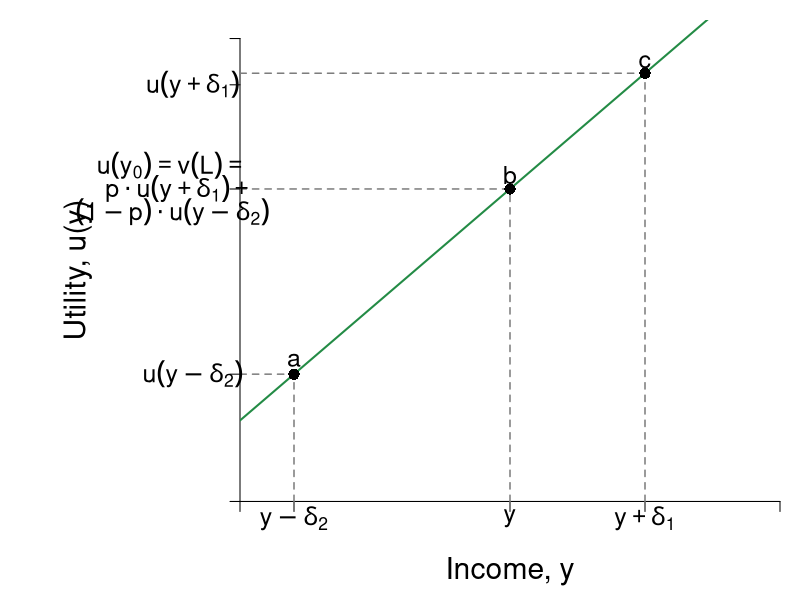

Write the R code that produced this figure.
#Graph Designer(s): Simon Halliday & Riley Boeth '17 & Scott Cohn
#Authors: Bowles, Foley and Halliday
#Title: Coordination, Conflict and Competition: A Text in Microeconomics

library(shape)
pdf(file = "risk/risk_neutral_u_positive.pdf", width = 10, height = 8)

# Set parameters for graphics
axislabelsize <- 1.8
labelsize <- 1.5
namesize <- 1.8
annotatesize <- 1.5
graphlinewidth <- 2
segmentlinewidth <- 1.5

COL <- c("#7fc97f", "#beaed4", "#fdc086", "#ffff99", "#386cb0", "#f0027f", "#bf5b17", "#666666")
COLA <- c("#e0f3db", "#99d8c9","#66c2a4","#41ae76", "#238b45", "#005824")
COLB <- c("#c6dbef", "#4eb3d3", "#2b8cbe", "#0868ac","#084081")
COLC <- c("#fcfbfd", "#efedf5", "#dadaeb", "#bcbddc", "#9e9ac8", "#807dba", "#6a51a3", "#54278f", "#3f007d")
grays <- gray.colors(25, start = 1, end = 0)

#Edited the margins to cater for the larger LHS labels
par(mar =  c(4, 12, 1, 1))

#Linear utility of wealth equation

LinearU <- function(x,y) {
  x + 7
}


#Add limits on axes and levels of utility for each indifference curve
ylims <- c(0, 40)
xlims <- c(0, 40)

npts <- 501 
x <- seq(xlims[1], xlims[2], length.out = npts)
y <- seq(ylims[1], ylims[2], length.out = npts) 

plot(0, 0, xlim = xlims, ylim = ylims, type = "n",
     xlab = expression(paste("")),
     ylab = expression(paste("")), 
     xaxt = "n", 
     yaxt = "n", 
     cex.lab = axislabelsize, 
     bty = "n", 
     xaxs="i"#, 
     #yaxs="i"
)

#x and y limits with plain axes without ticks/numbers to match previous graph

ticksx <- c(0, 4, 20, 30, xlims[2])
xlabels <- c(NA, NA, NA, NA, NA)
ticksy <- c(0, 11, 27, 36, xlims[2])
ylabels <- c(NA, NA, NA, NA, NA)

axis(1,at = ticksx,  pos = 0, labels = FALSE)
axis(2,at = ticksy,  pos = 0, labels = FALSE, las = 1)

npts <- 500 
xx1 <- seq(xlims[1], xlims[2], length.out = npts)
xx2 <- seq(0, xlims[2], length.out = npts)
xx3 <- seq(xlims[1], 0, length.out = npts)
xx4 <- seq(-11, 0, length.out = npts)

#Axis labels and draw linear utility function
mtext(expression(paste("Income, y")), side = 1, line = 2.5, cex = axislabelsize)
text(-12, 0.5*ylims[2], expression(paste("Utility, u(y)")), xpd = TRUE, cex = axislabelsize, srt = 90) 

lines(xx1, LinearU(xx1, y), col = COLA[5], lwd = graphlinewidth)

#Label 3 points on line

text(4, 12.2, expression(paste("a")), cex = labelsize)
segments(4, 0, 4, 11, lty = 2, col = grays[20], lwd = segmentlinewidth)
segments(0, 11, 4, 11, lty = 2, col = grays[20], lwd = segmentlinewidth)
points(4, 11, pch = 16, col = "black", cex = 1.5)

text(20, 28.2, expression(paste("b")), cex = labelsize)
segments(20, 0, 20, 27, lty = 2, col = grays[20], lwd = segmentlinewidth)
segments(0, 27, 20, 27, lty = 2, col = grays[20], lwd = segmentlinewidth)
points(20, 27, pch = 16, col = "black", cex = 1.5)

text(30, 38, expression(paste("c")), cex = labelsize)
segments(30, 0, 30, 37, lty = 2, col = grays[20], lwd = segmentlinewidth)
segments(0, 37, 30, 37, lty = 2, col = grays[20], lwd = segmentlinewidth)
points(30, 37, pch = 16, col = "black", cex = 1.5)

#Label y-sub,x-sub,etc. on axes

text(30, -1.5, expression(paste(y +  delta[1])), xpd = TRUE, cex = labelsize)
text(20, -1.5, expression(paste(y)),  xpd = TRUE,  cex = labelsize)
text(4, -1.5, expression(paste(y - delta[2])),  xpd = TRUE,  cex = labelsize)


text(-3.5, 36, expression(paste(u(y + delta[1]))), xpd = TRUE, cex = labelsize)

text(-5, 29, expression(paste(u(y[0]) == v(L), phantom() == phantom())),  xpd = TRUE, cex = labelsize)
text(-4.5, 27, expression(paste(p%.%u(y + delta[1]) + phantom())),  xpd = TRUE, cex = labelsize)
text(-5, 25, expression(paste((1 - p)%.%u(y - delta[2]))),  xpd = TRUE, cex = labelsize)

text(-3.5, 11, expression(paste(u(y - delta[2]))),  xpd = TRUE,  cex = labelsize)


dev.off()
